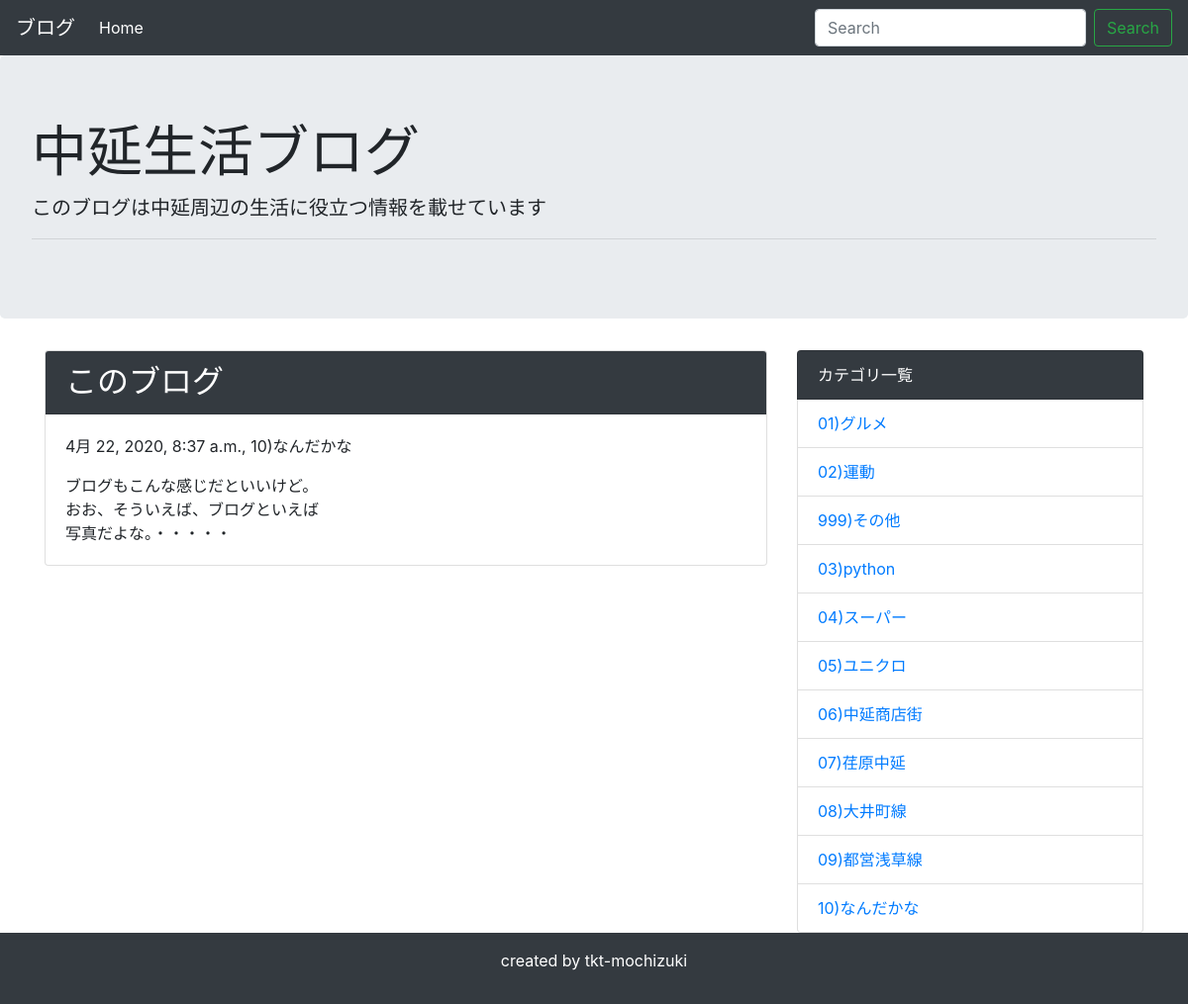
The page /detail/17/ on the database its author committed.
### blog/models.py (models this page shows, shortened)
class Post(models.Model):
    title = models.CharField('タイトル', max_length=100)
    text = models.TextField('本文')
    created_at = models.DateTimeField('作成日',default=timezone.now)
    category = models.ForeignKey(
        Category, verbose_name = 'カテゴリ', on_delete = models.PROTECT
    )

class Category(models.Model):
    name = models.CharField('カテゴリー名', max_length=200)
    created_at = models.DateTimeField('作成日',default=timezone.now)
    def __str__(self):
        return self.name

### blog/views.py (the view)
# urls.py: path('detail/<int:pk>/', views.DetailView.as_view(), name='detail'),
class DetailView(generic.DetailView):
    template_name = 'blog/post_detail.html'
    model = Post

### blog/context_processors.py (called while the page is built)
def common(request):
    context = {
        'category_list':Category.objects.all(),
    }
    return context

### blog/templates/blog/post_detail.html (shortened to what this page needs)
{% extends 'blog/base.html' %}
{% block content %}
<div class="card mb-3">
    <h2 class="card-header bg-dark text-white">{{ post.title }}</h2>
    <div class="card-body">
      <p>{{ post.created_at }}, {{ post.category }}</p>
      {{ post.text | linebreaksbr | urlize }}
    </div>
</div>
{% endblock %}

### blog/templates/blog/base.html (shortened to what this page needs)
<!doctype html>
<html lang="ja">
  <head>
    <link rel="stylesheet" href="https://stackpath.bootstrapcdn.com/bootstrap/4.4.1/css/bootstrap.min.css">
  </head>
  <body>
    <nav class="navbar navbar-expand-lg navbar-dark bg-dark">
      <a class="navbar-brand" href="#">ブログ</a>
      <div class="collapse navbar-collapse" id="navbarSupportedContent">
        <ul class="navbar-nav mr-auto">
          <li class="nav-item active">
            <a class="nav-link" href="{% url 'blog:index' %}">Home</a>
          </li>
        </ul>
        <form class="form-inline my-2 my-lg-0" method="GET" action="{% url 'blog:index' %}">
          <input class="form-control mr-sm-2" type="text" placeholder="Search" aria-label="Search" name="keyword">
          <button class="btn btn-outline-success my-2 my-sm-0" type="submit">Search</button>
        </form>
      </div>
    </nav>
    <div class="jumbotron">
      <h1 class="display-4">中延生活ブログ</h1>
      <p class="lead">このブログは中延周辺の生活に役立つ情報を載せています</p>
      <hr class="my-2">
    </div>
    <div class="container">
      <div class="row">
          <div class="col-md-8">
              {% block content %}
              {% endblock %}
          </div>
          <div class="col-md-4">
              <ul class="list-group">
                  <li class="list-group-item bg-dark text-white">カテゴリ一覧</li>
                  {% for category in category_list %}
                  <li class="list-group-item"><a href="{% url 'blog:category' category.pk %}">{{ category }}</a></li>
                  {% endfor %}
              </ul>
          </div>
      </div>
    </div>
    <footer class="bg-dark text-white text-center py-3">
        <p>created by tkt-mochizuki</p>
    </footer>
  </body>
</html>

### rows shown on the page
Post: title "このブログ", created_at "4月 22, 2020, 8:37 a.m.", category "10)なんだかな", text "ブログもこんな感じだといいけど。 おお、そういえば、ブログといえば 写真だよな。・・・・・"
Category: name "01)グルメ"
Category: name "02)運動"
Category: name "999)その他"
Category: name "03)python"
Category: name "04)スーパー"
Category: name "05)ユニクロ"
Category: name "06)中延商店街"
Category: name "07)荏原中延"
Category: name "08)大井町線"
Category: name "09)都営浅草線"
Category: name "10)なんだかな"
